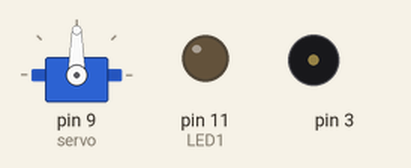
Recording of a sketch running on a simulated Arduino Uno, built with avr-gcc and run on an emulated ATmega328P. Parts: servo, output pins drawn as LEDs (lit = HIGH), buzzer (waves = sounding).

Above: at 0.15 s.
At 4.96 s:
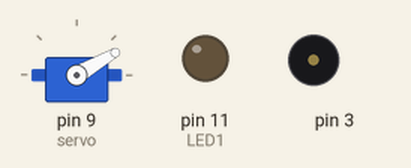
At 12.58 s:
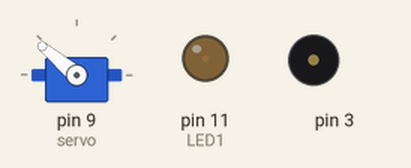
At 25.18 s:
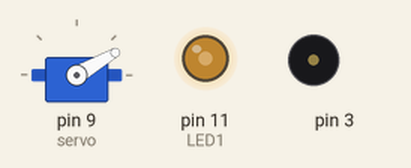
Timing chart, 0 to 25.1 s (numbered marks = the images above):
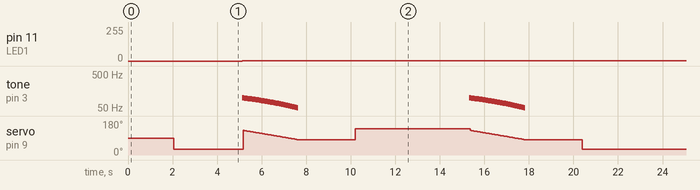

The sketch:

LEDPulseChange.ino
```cpp
#include <Servo.h>

#define LED1 11
#define SPEAKER 3

#define LEFT false
#define RIGHT true

int delayAmnt;

Servo servo;
int servoPos;

boolean dir;

void setup()
{
  servo.attach(9);
  pinMode(LED1, OUTPUT);

  delayAmnt = 5;
}

void loop()
{
  if(delayAmnt < 1)
  {
    delayAmnt = 5;
    dir = !dir;
    //tone(3, 1);
    //delay(1500);
    //noTone(3);
    /*for(int i = 10; i < 150; i++)
    {
      tone(3, i);
      delay(4);
    }*/
    for(int j = 100; j > 50; j--)
    {
      tone(3, j);
      delay(50);
      servo.write(j + 30);
    }
    noTone(3);
  }
  else
    delayAmnt -= .95;

  for(int i = 0; i < 255; i++)
  {
    analogWrite(LED1, i);
    delay(delayAmnt);

  }

  for(int k = 255; k > 0; k--)
  {
    analogWrite(LED1, k);
    delay(delayAmnt);
  }

  if(dir)
    servoPos = 140;
  else
   servoPos = 30;
  servo.write(servoPos);


}
```

Measured:
- by itself, pin 11 (LED1): 0/255 → 1/255 at 5.1 s
- by itself, tone on pin 3: plays 100 Hz for 0.05 s, 99 Hz for 0.05 s, 98 Hz for 0.05 s, 97 Hz for 0.05 s, 96 Hz for 0.05 s, 95 Hz for 0.05 s … (100 notes in this stretch)
